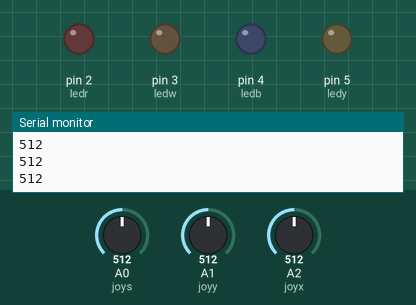
This sketch was run on a simulated Arduino Uno, built with avr-gcc and run on an emulated ATmega328P. On the bench: output pins drawn as LEDs (lit = HIGH), the last lines printed to the serial monitor. The test bench sets the inputs (shaded band); at power-on: A1 (joyy) = 512, A2 (joyx) = 512, A0 (joys) = 512.

Above: at 1.3 s.
1.4 s: A1 (joyy) set to 983
2.9 s: A1 (joyy) set to 1009
At 3.3 s:
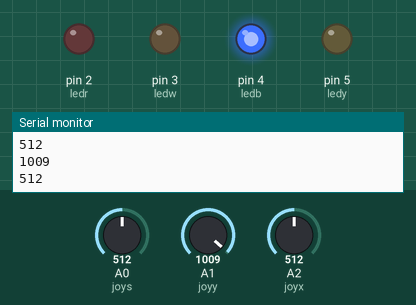
4.5 s: A2 (joyx) set to 488
At 5.7 s:
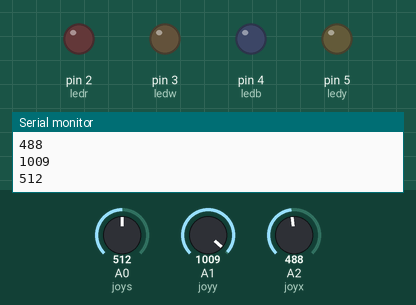
6.0 s: A2 (joyx) set to 0
At 7.0 s:
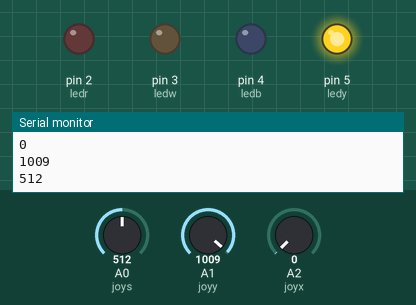
7.5 s: A2 (joyx) set to 122
At 8.2 s:
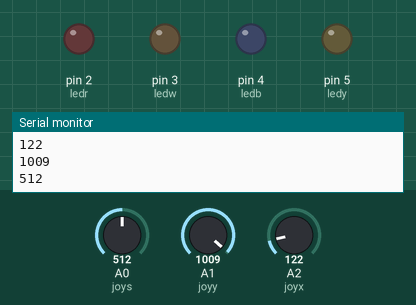
9.0 s: A2 (joyx) set to 510
At 9.5 s:
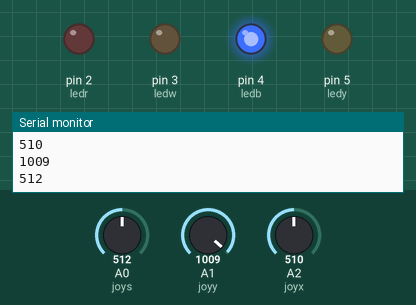
Timing chart, 0 to 11.5 s (numbered marks = the images above; inputs shaded):
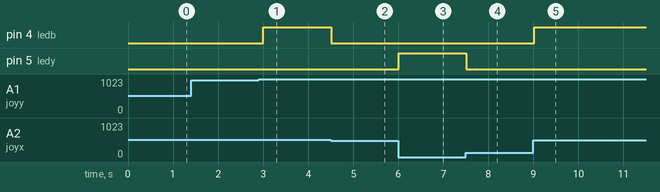

The sketch:

joystick.ino
```cpp
#define joyx A2
#define joyy A1
#define joys A0
int ledy=5;
int ledb=4;
int ledw=3;
int ledr=2;

void setup() {
Serial.begin(9600);
pinMode(ledy , OUTPUT);
pinMode(ledb , OUTPUT);
pinMode(ledw , OUTPUT);
pinMode(ledr , OUTPUT);
}

void loop() {
int svalue=analogRead(joys);
int xvalue=analogRead(joyx);
int yvalue=analogRead(joyy);
Serial.print(xvalue);
Serial.print("\n");
Serial.print(yvalue);
Serial.print("\n");
Serial.print(svalue);
Serial.print("\n");

  if(xvalue==0 && yvalue>500)
  {digitalWrite(ledy, HIGH); digitalWrite(ledb,LOW); digitalWrite(ledw,LOW); digitalWrite(ledr,LOW);}
 else if(xvalue>500 && yvalue==0){digitalWrite(ledr,HIGH); digitalWrite(ledw, LOW); digitalWrite(ledb, LOW); digitalWrite(ledy, LOW);}
 else if(xvalue>500 && yvalue>1000){digitalWrite(ledb,HIGH); digitalWrite(ledw, LOW); digitalWrite(ledr, LOW); digitalWrite(ledy, LOW);}
 else if(xvalue>1000 && yvalue>500){digitalWrite(ledw,HIGH); digitalWrite(ledy, LOW); digitalWrite(ledr, LOW); digitalWrite(ledb, LOW);}
 else{digitalWrite(ledy, LOW); digitalWrite(ledb, LOW); digitalWrite(ledw, LOW); digitalWrite(ledr, LOW);}

 //if(svalue==0){digitalWrite(ledb, HIGH); digitalWrite(ledw, HIGH); digitalWrite(ledr, HIGH); digitalWrite(ledy, HIGH);}
  //else{digitalWrite(ledy, LOW); digitalWrite(ledb, LOW); digitalWrite(ledw, LOW); digitalWrite(ledr, LOW);}
delay(500);
}
```

Measured:
- the behaviour switches between 1000 and 1001 on A1 (joyy) (found by bisection; images 0 and 1)
- the behaviour switches between 501 and 500 on A2 (joyx) (found by bisection; images 1 and 2)
- after the input at 2.9 s, pin 4 (ledb): LOW → HIGH after 0.11 s
- after the input at 4.5 s, pin 4 (ledb): HIGH → LOW at once
- after the input at 6.0 s, pin 5 (ledy): LOW → HIGH at once
- after the input at 7.5 s, pin 5 (ledy): HIGH → LOW at once
- after the input at 9.0 s, pin 4 (ledb): LOW → HIGH at once
